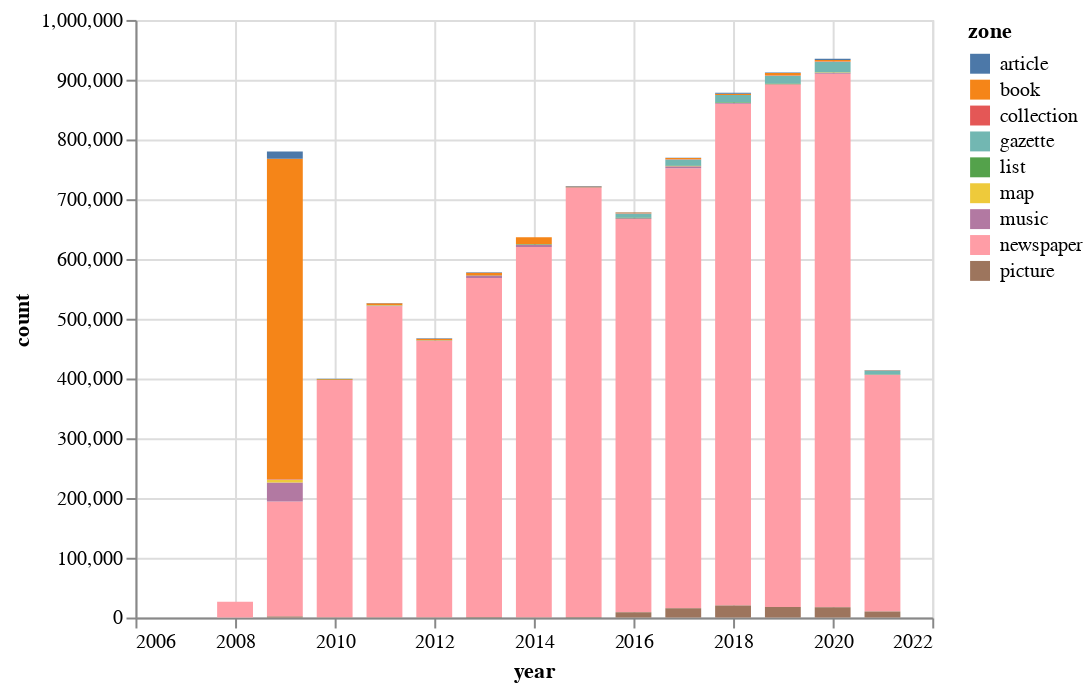

Write notebook code for a chart like this one.
### Code cell
# Chart tags by year
alt.Chart(year_counts).mark_bar(size=18).encode(
    x=alt.X('year:Q', axis=alt.Axis(format='c')),
    y=alt.Y('count:Q', stack=True),
    color='zone:N',
    tooltip=['year:Q', 'count:Q', 'zone:N']
)

### Figure 1 — Vega-Lite specification as saved in the notebook (floating-point values rounded to 4 significant figures)
{"config": {"view": {"continuousWidth": 400, "continuousHeight": 300}}, "data": {"name": "data-9e761648ccca5e97d98038256755f8b0"}, "mark": {"type": "bar", "size": 18}, "encoding": {"color": {"type": "nominal", "field": "zone"}, "tooltip": [{"type": "quantitative", "field": "year"}, {"type": "quantitative", "field": "count"}, {"type": "nominal", "field": "zone"}], "x": {"type": "quantitative", "axis": {"format": "c"}, "field": "year"}, "y": {"type": "quantitative", "field": "count", "stack": true}}, "$schema": "https://vega.github.io/schema/vega-lite/v4.8.1.json", "datasets": {"data-9e761648ccca5e97d98038256755f8b0": [{"year": 2020, "zone": "newspaper", "count": 892878}, {"year": 2019, "zone": "newspaper", "count": 873788}, {"year": 2018, "zone": "newspaper", "count": 839733}, {"year": 2017, "zone": "newspaper", "count": 736164}, {"year": 2015, "zone": "newspaper", "count": 717930}, {"year": 2016, "zone": "newspaper", "count": 657887}, {"year": 2014, "zone": "newspaper", "count": 619510}, {"year": 2013, "zone": "newspaper", "count": 567474}, {"year": 2009, "zone": "book", "count": 536059}, {"year": 2011, "zone": "newspaper", "count": 520457}, {"year": 2012, "zone": "newspaper", "count": 461899}, {"year": 2010, "zone": "newspaper", "count": 396787}, {"year": 2021, "zone": "newspaper", "count": 395454}, {"year": 2009, "zone": "newspaper", "count": 192241}, {"year": 2009, "zone": "music", "count": 31827}, {"year": 2008, "zone": "newspaper", "count": 26404}, {"year": 2018, "zone": "picture", "count": 20023}, {"year": 2020, "zone": "gazette", "count": 17561}, {"year": 2019, "zone": "picture", "count": 17422}, {"year": 2020, "zone": "picture", "count": 17202}, {"year": 2017, "zone": "picture", "count": 15444}, {"year": 2019, "zone": "gazette", "count": 13417}, {"year": 2018, "zone": "gazette", "count": 12579}, {"year": 2009, "zone": "article", "count": 12005}, {"year": 2014, "zone": "book", "count": 11365}, {"year": 2017, "zone": "gazette", "count": 10711}, {"year": 2021, "zone": "picture", "count": 10220}, {"year": 2016, "zone": "picture", "count": 8988}, {"year": 2016, "zone": "gazette", "count": 7193}, {"year": 2021, "zone": "gazette", "count": 5851}, {"year": 2009, "zone": "map", "count": 5026}, {"year": 2013, "zone": "book", "count": 4929}, {"year": 2019, "zone": "book", "count": 3845}, {"year": 2017, "zone": "music", "count": 3669}, {"year": 2014, "zone": "music", "count": 3504}, {"year": 2011, "zone": "book", "count": 3258}, {"year": 2013, "zone": "music", "count": 2969}, {"year": 2012, "zone": "book", "count": 2346}, {"year": 2020, "zone": "book", "count": 2340}, {"year": 2017, "zone": "book", "count": 2088}, {"year": 2020, "zone": "article", "count": 2014}, {"year": 2018, "zone": "book", "count": 2010}, {"year": 2009, "zone": "picture", "count": 1835}, {"year": 2018, "zone": "article", "count": 1772}, {"year": 2020, "zone": "music", "count": 1684}, {"year": 2016, "zone": "book", "count": 1628}, {"year": 2015, "zone": "book", "count": 1504}, {"year": 2010, "zone": "book", "count": 1387}, {"year": 2019, "zone": "music", "count": 1316}, {"year": 2016, "zone": "music", "count": 1275}, {"year": 2019, "zone": "article", "count": 1104}, {"year": 2018, "zone": "music", "count": 1058}, {"year": 2011, "zone": "music", "count": 862}, {"year": 2014, "zone": "list", "count": 846}, {"year": 2013, "zone": "picture", "count": 836}, {"year": 2012, "zone": "music", "count": 792}, {"year": 2009, "zone": "collection", "count": 765}, {"year": 2015, "zone": "picture", "count": 765}, {"year": 2020, "zone": "list", "count": 748}, {"year": 2017, "zone": "article", "count": 732}, {"year": 2021, "zone": "article", "count": 710}, {"year": 2021, "zone": "music", "count": 707}, {"year": 2012, "zone": "list", "count": 682}, {"year": 2016, "zone": "list", "count": 675}, {"year": 2014, "zone": "picture", "count": 654}, {"year": 2012, "zone": "picture", "count": 653}, {"year": 2013, "zone": "article", "count": 643}, {"year": 2010, "zone": "picture", "count": 636}, {"year": 2015, "zone": "list", "count": 620}, {"year": 2012, "zone": "article", "count": 605}, {"year": 2018, "zone": "list", "count": 593}, {"year": 2015, "zone": "article", "count": 591}, {"year": 2011, "zone": "picture", "count": 553}, {"year": 2019, "zone": "list", "count": 482}, {"year": 2019, "zone": "collection", "count": 480}, {"year": 2017, "zone": "list", "count": 476}, {"year": 2013, "zone": "list", "count": 453}, {"year": 2011, "zone": "list", "count": 448}, {"year": 2021, "zone": "book", "count": 436}, {"year": 2016, "zone": "article", "count": 403}, {"year": 2014, "zone": "article", "count": 362}, {"year": 2015, "zone": "music", "count": 357}, {"year": 2013, "zone": "collection", "count": 337}, {"year": 2011, "zone": "article", "count": 331}, {"year": 2020, "zone": "collection", "count": 320}, {"year": 2011, "zone": "collection", "count": 315}, {"year": 2010, "zone": "article", "count": 287}, {"year": 2019, "zone": "map", "count": 286}, {"year": 2012, "zone": "collection", "count": 249}, {"year": 2021, "zone": "list", "count": 241}, {"year": 2018, "zone": "collection", "count": 221}, {"year": 2018, "zone": "map", "count": 204}, {"year": 2010, "zone": "list", "count": 192}, {"year": 2016, "zone": "collection", "count": 189}, {"year": 2010, "zone": "music", "count": 182}, {"year": 2017, "zone": "collection", "count": 171}, {"year": 2014, "zone": "collection", "count": 142}, {"year": 2015, "zone": "collection", "count": 130}, {"year": 2021, "zone": "collection", "count": 127}, {"year": 2014, "zone": "map", "count": 111}, {"year": 2016, "zone": "map", "count": 102}, {"year": 2017, "zone": "map", "count": 90}, {"year": 2020, "zone": "map", "count": 85}, {"year": 2012, "zone": "map", "count": 68}, {"year": 2015, "zone": "map", "count": 66}, {"year": 2010, "zone": "collection", "count": 65}, {"year": 2013, "zone": "map", "count": 63}, {"year": 2011, "zone": "map", "count": 60}, {"year": 2010, "zone": "map", "count": 32}, {"year": 2021, "zone": "map", "count": 27}]}}
